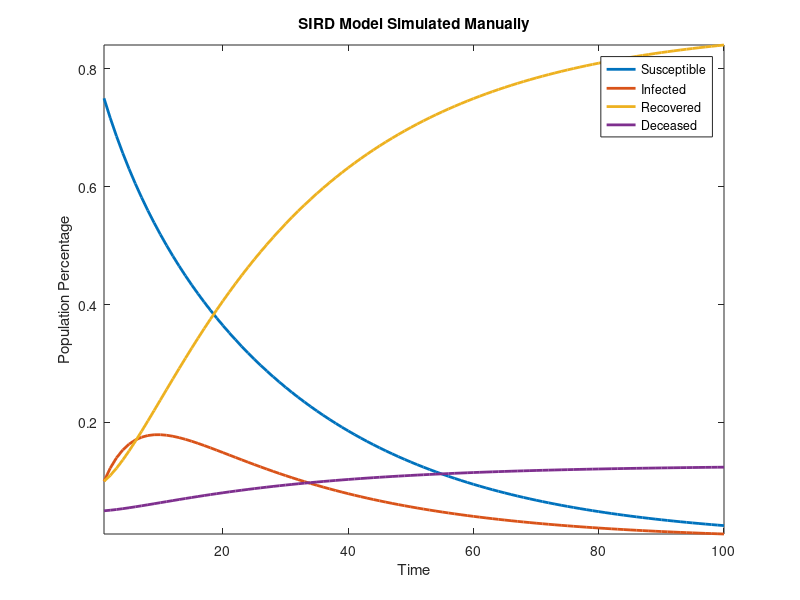

Source code (MATLAB):
% simulating the SIRD model from scratching w/o using pre-packaged MATLAB
% functions e.g. "lsim" and "ss"

x = [0.75, 0.1, 0.1, 0.05]';
A = [0.95, 0.04, 0, 0; 0.05, 0.85, 0, 0; 0, 0.1, 1, 0; 0, 0.01, 0, 1];

Y = x; % day 1
for i = 2:100 % days 2 to 100
    x = A * x;
    Y = [Y, x];
end

plot(Y', 'LineWidth', 2);
axis tight;
title('SIRD Model Simulated Manually');
legend('Susceptible','Infected','Recovered','Deceased');
xlabel('Time');
ylabel('Population Percentage');
